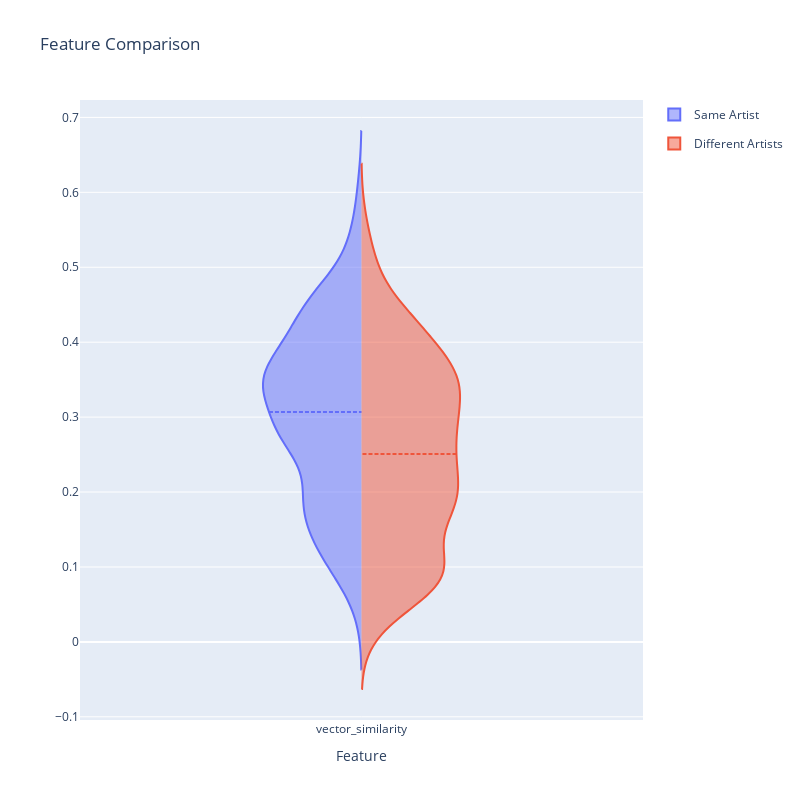

This figure's notebook cell:
### Code cell
fig = violine_feature_plot(feature_df, ['vector_similarity'])
fig.update_layout(
    autosize=False,
    width=800,
    height=800,)
fig.update_xaxes(range=[-1, 1])
fig.show()

### Figure 1 — Plotly figure (JSON) as saved in the notebook; plotly's stock layout.template omitted (floating-point values rounded to 4 significant figures; data arrays with more than 128 entries replaced by an {"elided": "..."} marker saying what was removed)
{"data": [{"legendgroup": "Same Artist", "meanline": {"visible": true}, "name": "Same Artist", "scalegroup": "Same Artist", "side": "negative", "type": "violin", "x": {"elided": "660 str values"}, "y": {"elided": "660 float values"}}, {"legendgroup": "Different Artists", "meanline": {"visible": true}, "name": "Different Artists", "scalegroup": "Different Artists", "side": "positive", "type": "violin", "x": {"elided": "1320 str values"}, "y": {"elided": "1320 float values"}}], "layout": {"autosize": false, "height": 800, "title": {"text": "Feature Comparison"}, "violingap": 0, "violinmode": "overlay", "width": 800, "xaxis": {"range": [-1, 1], "title": {"text": "Feature"}}}}
